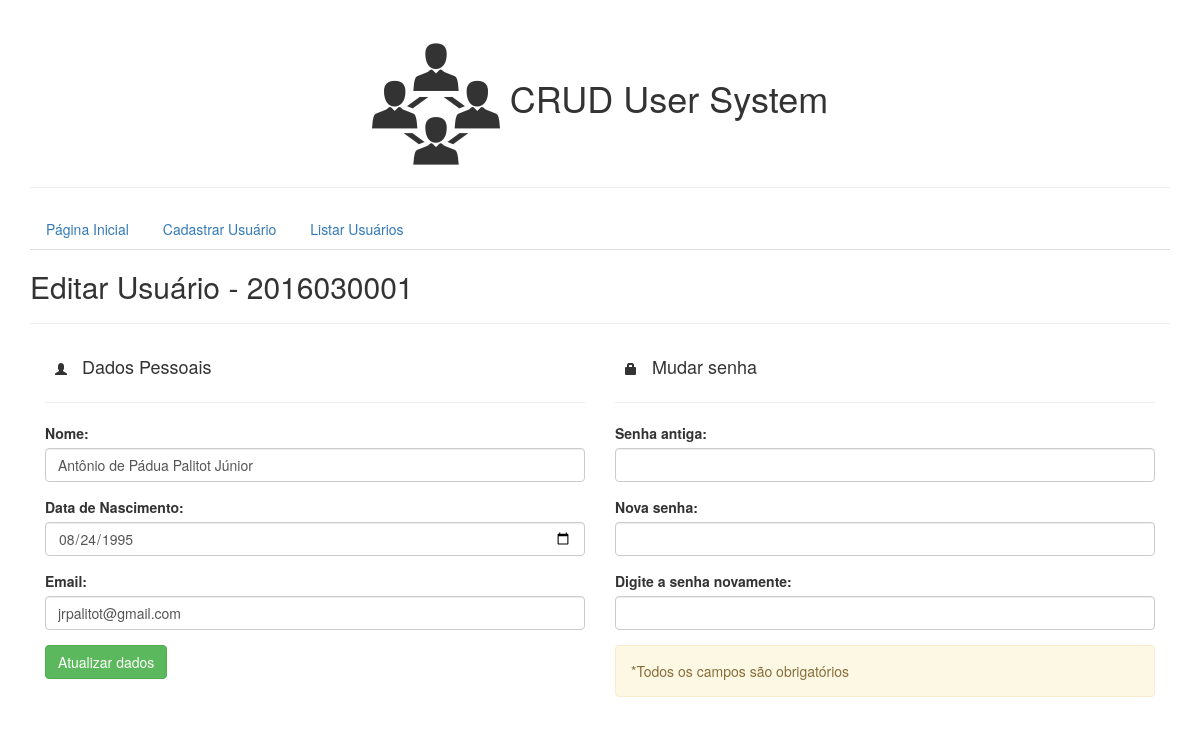
The page /?pagina=EditarUsuario&mat=2016030001 on the database its author committed.
### tables this page shows
CREATE TABLE IF NOT EXISTS `usuario` (
  `matricula` int(11) NOT NULL,
  `nome` varchar(100) NOT NULL,
  `dataNasc` date NOT NULL,
  `email` varchar(100) NOT NULL,
  `senha` varchar(128) NOT NULL,
  PRIMARY KEY (`matricula`)
);

### config/config.php (called while the page is built, shortened)
<?php
	$idadeMinima = 0;
	$dataMinima = date("Y-m-d", strtotime("-".$idadeMinima." Years - 2 day"));
	function antiInject($sql){
		$sql = @mysql_real_escape_string($sql);
		return $sql;
	}
?>

### paginas/editarUsuario.php (the view, shortened to what this page needs)
<?php
	$bd = BDConecta();
	$matricula = antiInject(@$_GET['mat']);
	$sql = "SELECT matricula, nome, email, dataNasc FROM usuario WHERE matricula = '".$matricula."' LIMIT 1";
	foreach ($bd->query($sql) as $usuario) {
?>
	<h2>Editar Usuário - <?=$matricula?></h2>
	<hr>
	<div class="col-xs-6">
		<h4>
			<span class="glyphicon glyphicon-user btn-sm" aria-hidden="true"></span>
			Dados Pessoais</h4>
		<hr>
		<form method="post" action="?pagina=editUser&mat=<?=$matricula?>">
			<div class="form-group">
				<label for="nome">Nome:</label>
				<input onkeyup="desbloquearBotao()" type="text" class="form-control" id="nome" name="nome" value="<?=$usuario['nome']?>">
			</div>
			<div class="form-group">
				<label for="dataNasc">Data de Nascimento:</label>
				<input max="<?=$dataMinima?>" onchange="desbloquearBotao()" type="date" class="form-control" id="dataNasc" name="dataNasc" value="<?=$usuario['dataNasc']?>">
			</div>
			<div class="form-group">
				<label for="email">Email:</label>
				<input onkeyup="desbloquearBotao()" type="email" class="form-control" id="email" name="email" value="<?=$usuario['email']?>">
			</div>
			<button id="botao" type="submit" class="btn btn-success">Atualizar dados</button>
		</form>
	</div>
<?php } ?>
<div class="col-xs-6">
	<h4>
		<span class="glyphicon glyphicon-lock btn-sm" aria-hidden="true"></span>
		Mudar senha</h4>
	<hr>
	<form method="post" action="?pagina=alterarSenha&mat=<?=$matricula?>">
		<div class="form-group">
			<label for="pwd">Senha antiga:</label>
			<input onkeyup="desbloquearBotaoSenha()" type="password" class="form-control" id="oldpwd" name="oldpwd">
		</div>
		<div class="form-group">
			<label for="pwd">Nova senha:</label>
			<input onkeyup="desbloquearBotaoSenha()" type="password" class="form-control" id="pwd" name="pwd">
		</div>
		<div class="form-group">
			<label for="repwd">Digite a senha novamente:</label>
			<input onkeyup="desbloquearBotaoSenha()" type="password" class="form-control" id="repwd" name="repwd">
		</div>
		<div id="preenchaSenha" class="alert alert-warning" role="alert"></div>
	</form>
</div>

### rows shown on the page
usuario: nome "Antônio de Pádua Palitot Júnior", dataNasc "08/24/1995", email "jrpalitot@gmail.com"
